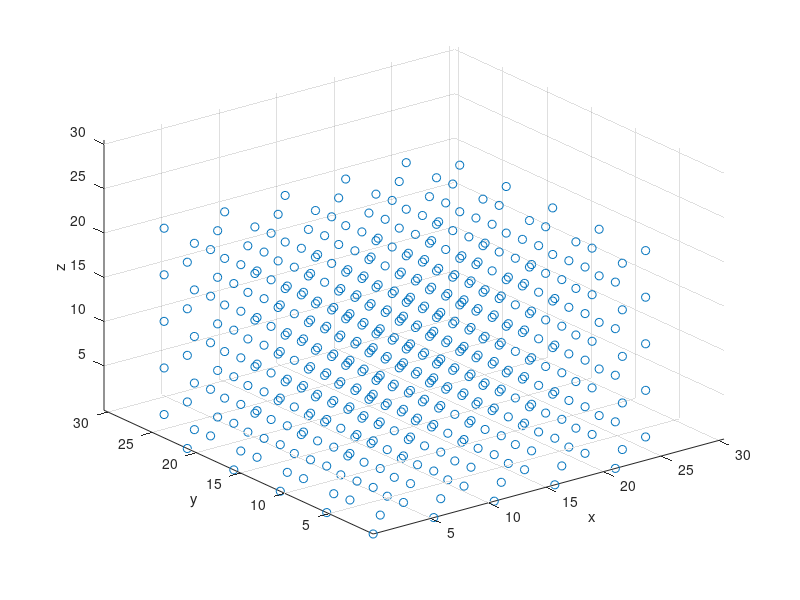

The MATLAB script that drew this image: (Note: this script raises an error after producing the figure.)
function plot_atoms()
    f = fopen('atom_positions.txt');
    
    fseek(f,0,'eof');
    filesize = ftell(f);
    frewind(f);
    tmp = fread(f, filesize);
    timesteps = sum(tmp == 10);
    frewind(f);
    
    pattern = '(%f, %f, %f)';
    f1 = 'x';
    f2 = 'y';
    f3 = 'z';
    
    %preallocation of struct array, and initialisation of first line
    temp = fgetl(f);
    line = textscan(temp, pattern);
    atoms = repmat(struct('x', line{1}, 'y', line{2}, 'z', line{3}), timesteps, 1);
    xmax = max(atoms(1).x);
    xmin = min(atoms(1).x);
    ymax = max(atoms(1).y);
    ymin = min(atoms(1).y);
    zmax = max(atoms(1).z);
    zmin = min(atoms(1).z);
    
    % Read the remaining lines of data and store them
    for l = 2:timesteps
        temp = fgetl(f);
        line = textscan(temp, pattern);
        atoms(l).x = line{1};
        xmax = max(max(atoms(l).x, xmax));
        xmin = min(min(atoms(l).x, xmin));
        atoms(l).y = line{2};
        ymax = max(max(atoms(l).y, ymax));
        ymin = min(min(atoms(l).y, ymin));
        atoms(l).z = line{3};
        zmax = max(max(atoms(l).z, zmax));
        zmin = min(min(atoms(l).z, zmin));
    end
    x = atoms(1).x;
    y = atoms(1).y;
    z = atoms(1).z;
    ht = scatter3(x, y, z);
    xlim([xmin xmax*1.25]);
    xlabel('x');
    ylim([ymin ymax*1.25]);
    ylabel('y');
    zlim([zmin zmax*1.25]);
    zlabel('z');
    set(ht,'XDataSource','x');
    set(ht,'YDataSource','y');
    set(ht,'ZDataSource','z');
    while 1
    for l = 1:timesteps
        x = atoms(l).x;
        y = atoms(l).y;
        z = atoms(l).z;
        refreshdata(ht, 'caller');
        drawnow
        pause(0.001);
    end
    end
    
    fclose(f);